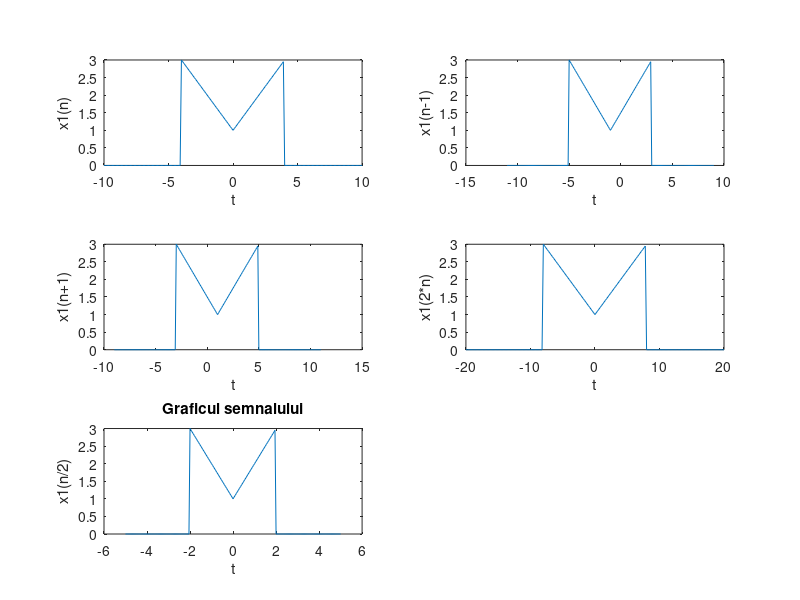

Write MATLAB code to recreate this figure.
t=[-10:0.1:10];
y=zeros(1,length(t));
for i=1:length(t)
    if(t(i)<=0 && t(i)>=-4)
        y(i)=-t(i)/2+1;
    elseif(t(i)>=0 && t(i)<4)
        y(i)=t(i)/2+1;
    else 
        y(i)=0;
    end
end
subplot (3,2,1), plot(t,y), xlabel('t'); ylabel('x1(n)');
subplot(3,2,2), plot(t-1,y), xlabel('t'); ylabel('x1(n-1)');
subplot(3,2,3), plot(t+1,y), xlabel('t'); ylabel('x1(n+1)');
subplot(3,2,4), plot(2*t,y), xlabel('t'); ylabel('x1(2*n)');
subplot(3,2,5), plot(t/2,y), xlabel('t'); ylabel('x1(n/2)');
title('Graficul semnalului');